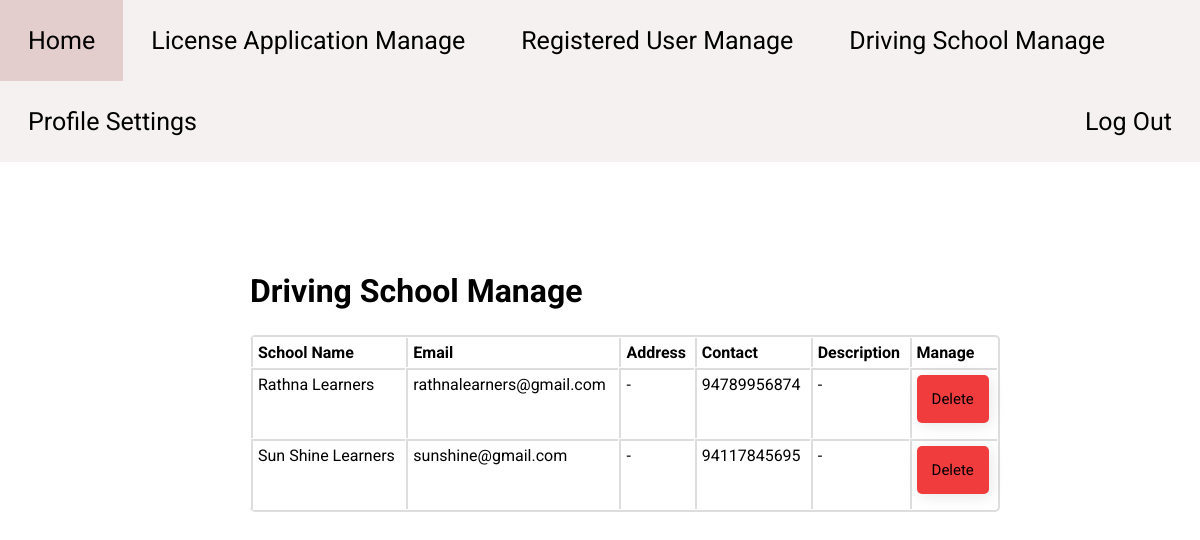
Screenshot of /php/admin-driving-school-manage.php (signed in) with the database file from the repository.
### tables this page shows
CREATE TABLE `driving_school` (
  `school_id` int(11) NOT NULL,
  `school_name` varchar(20) DEFAULT NULL,
  `email` varchar(30) DEFAULT NULL,
  `address` varchar(100) DEFAULT NULL,
  `contact` varchar(12) DEFAULT NULL,
  `password` varchar(100) DEFAULT NULL,
  `description` varchar(500) DEFAULT NULL
);

### php/admin-driving-school-manage.php (the view, shortened to what this page needs)
<?php
    require "../includes/config.php";
    if(isset($_SESSION['admin_id'])){
?>
<!DOCTYPE HTML>
<html>
<head>
    <link rel="stylesheet" href="https://cdnjs.cloudflare.com/ajax/libs/font-awesome/6.1.1/css/all.min.css" />
    <link rel = "stylesheet" type = "text/css" href = "../css/driving-school-main.css"/>
    <link rel = "stylesheet" type = "text/css" href = "../css/driving-school-package-manage.css"/>
    <link rel = "stylesheet" type = "text/css" href = "../css/admin-license-application-view.css"/>
</head>
<body>
    <?php include '../includes/admin-navigation.php'?>
    <div class="container">
        <h1 class="dashboard-table-heading">Driving School Manage</h1>
        <div class="table-container">
        <?php
                $sql = "SELECT * FROM Driving_School";
                $result = $conn->query($sql);
                if((!empty($result)) && ($result->num_rows > 0)){
        ?>
            <table>
                <thead>
                    <tr>
                        <th>School Name</th>
                        <th>Email</th>
                        <th>Address</th>
                        <th>Contact</th>
                        <th>Description</th>
                        <th>Manage</th>
                    </tr>
                </thead>
                <tbody>
        <?php
                while($data = $result->fetch_assoc()){
        ?>
                    <tr>
                        <td><?php echo $data['school_name'] ?></td>
                        <td><?php echo $data['email'] ?></td>
                        <td><?php echo $data['address'] ?></td>
                        <td><?php echo $data['contact'] ?></td>
                        <td><?php echo $data['description'] ?></td>
                        <td>
                            <form action="./admin-registered-school-manage-delete.php" method="POST">
                                <input class = "inputField btn btn-danger deleteBtn" type="submit" value="Delete" name="deleteBtn">
                            </form>
                        </td>
                    </tr>
            <?php
                    }
            ?>
            </tbody>
            </table>
            <?php
                }
            ?>
        </div>
    </div>
</body>
</html>
<?php
    }else{
        header('Location: ./admin.php');
    }
?>

### css/driving-school-main.css (style rules this page uses)
* { box-sizing: border-box; margin: 0; padding: 0; font-family: 'Roboto', sans-serif; }
.container { padding-top: 110px; padding-left: 200px; padding-right: 200px; margin-left: 50px; }
.inputField { background-color: rgba(255, 255, 255, .15); box-shadow: 2px 2px 15px 0px rgba(0, 0, 0, .1); border: none; border-radius: 5px; overflow: hidden; }
.btn { font-size: 15px; color: black; background-color: #afec9d; }
.btn-danger { font-size: 15px; color: black; background-color: #f03c3c; }
.dashboard-table-heading { padding-bottom: 25px; }
table { border: 2px solid #ddd; width: 100%; border-collapse: separate; border-left: 0; border-radius: 5px; border-spacing: 1px; }
thead { display: table-header-group; vertical-align: middle; border-color: inherit; border-collapse: separate; }
tr { display: table-row; vertical-align: inherit; border-color: inherit; }
th, td { padding: 5px; text-align: left; vertical-align: top; border-left: 2px solid #ddd; }
td { border-top: 2px solid #ddd; }

### css/admin-license-application-view.css (style rules this page uses)
.deleteBtn { padding: 15px; margin-bottom: 10px; }

### rows the page displays
driving_school: school_name "Rathna Learners", email "rathnalearners@gmail.com", address "-", contact "94789956874", description "-"
driving_school: school_name "Sun Shine Learners", email "sunshine@gmail.com", address "-", contact "94117845695", description "-"
